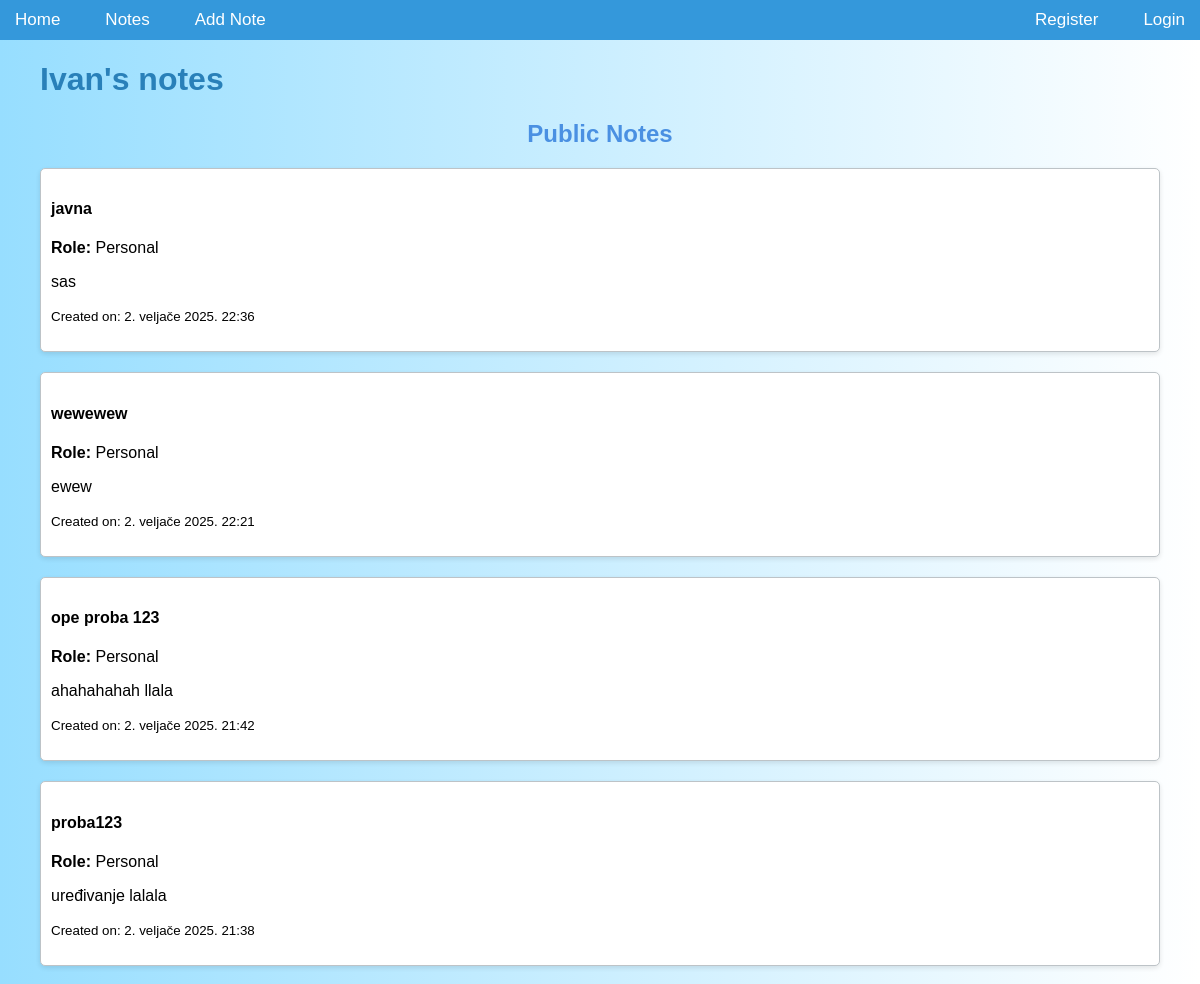
The page /accounts/profile/3 (upper part) on the database as committed earlier.
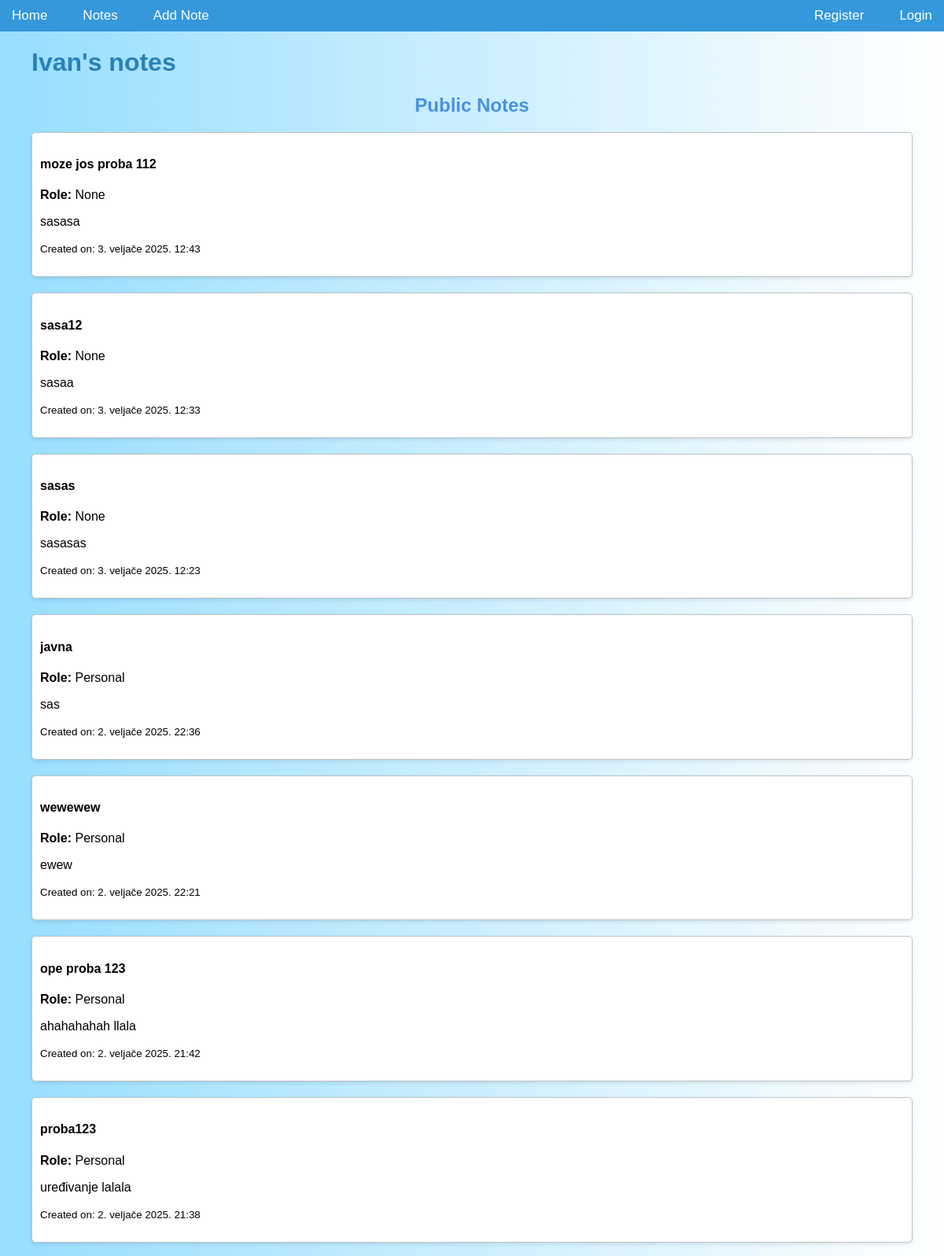
The same page on the database as committed later.
### notes/models.py (models this page shows, shortened)
class Note(models.Model):
    ROLE_CHOICES = [
        ('hobbies', 'Hobbies'),
        ('movies', 'Movies'),
        ('school', 'School'),
        ('work', 'Work'),
        ('music', 'Music'),
        ('personal', 'Personal'),
    ]
    user = models.ForeignKey('accounts.CustomUser', on_delete=models.CASCADE, null=True, blank=True, related_name='notes')
    title = models.CharField(max_length=200)
    content = models.TextField()
    pub_date = models.DateTimeField(auto_now_add=True)
    likes = models.PositiveIntegerField(default=0)
    private_notes = models.ManyToManyField(PrivateNoteModel, blank=True)
    is_public = models.BooleanField(default=True)
    is_important = models.BooleanField(default=False)
    is_locked = models.BooleanField(default=False)
    password = models.CharField(max_length=100, null=True, blank=True)
    completed = models.BooleanField(default=False)
    is_private = models.BooleanField(default=False)
    role = models.CharField(max_length=20, choices=ROLE_CHOICES, blank=True, null=True)

### accounts/views.py (the view)
# urls.py: path('profile/<int:user_id>', views.profile, name="profile"),
def profile(request, user_id):
    user = get_object_or_404(CustomUser, pk=user_id)
    try:
        account = user.account
    except Account.DoesNotExist:
        account = None
    regular_user = account.regular_user if account else None
    superuser = account.superuser if account else None
    notes = Note.objects.filter(user=user)
    notes = Note.objects.filter(user=user)
    public_notes = notes.filter(is_public=True).order_by('-is_important', '-pub_date')
    if request.user == user:
        private_notes = notes.filter(is_private=True).order_by('-pub_date')
    else:
        private_notes = None
    context = {
        'profile_user': user,
        'account': account,
        'regular_user': regular_user,
        'superuser': superuser,
        'private_notes': private_notes,
        'public_notes': public_notes,
    }
    return render(request, 'accounts/profile.html', context)

### accounts/templates/accounts/profile.html (shortened to what this page needs)
{% extends 'notes/base.html' %}
{% block content %}
<div class="container">
  <h1 class="mb-5 mt-5">{{ profile_user.username }}'s notes</h1>
  <div class="row">
      <div class="col-md-12">
          <h2 class="mt-5 mb-4 text-center">Public Notes</h2>
          {% for note in public_notes %}
              <div class="card my-4 shadow-sm p-3 mb-5">
                  <div class="card-body m-2">
                      <h4>{{ note.title }}</h4>
                      <p><strong>Role:</strong> {{ note.get_role_display }}</p>
                      <p>{{ note.content }}</p>
                      <p><small>Created on: {{ note.pub_date }}</small></p>
                  </div>
              </div>
          {% empty %}
              <p class="text-center">No public notes available.</p>
          {% endfor %}
      </div>
  </div>
</div>
  {% endblock content %}

Rows that differ between the two databases and show on the page:
added Note: title "moze jos proba 112", role "None", content "sasasa", pub_date "3. veljače 2025. 12:43"
added Note: title "sasa12", role "None", content "sasaa", pub_date "3. veljače 2025. 12:33"
added Note: title "sasas", role "None", content "sasasas", pub_date "3. veljače 2025. 12:23"
